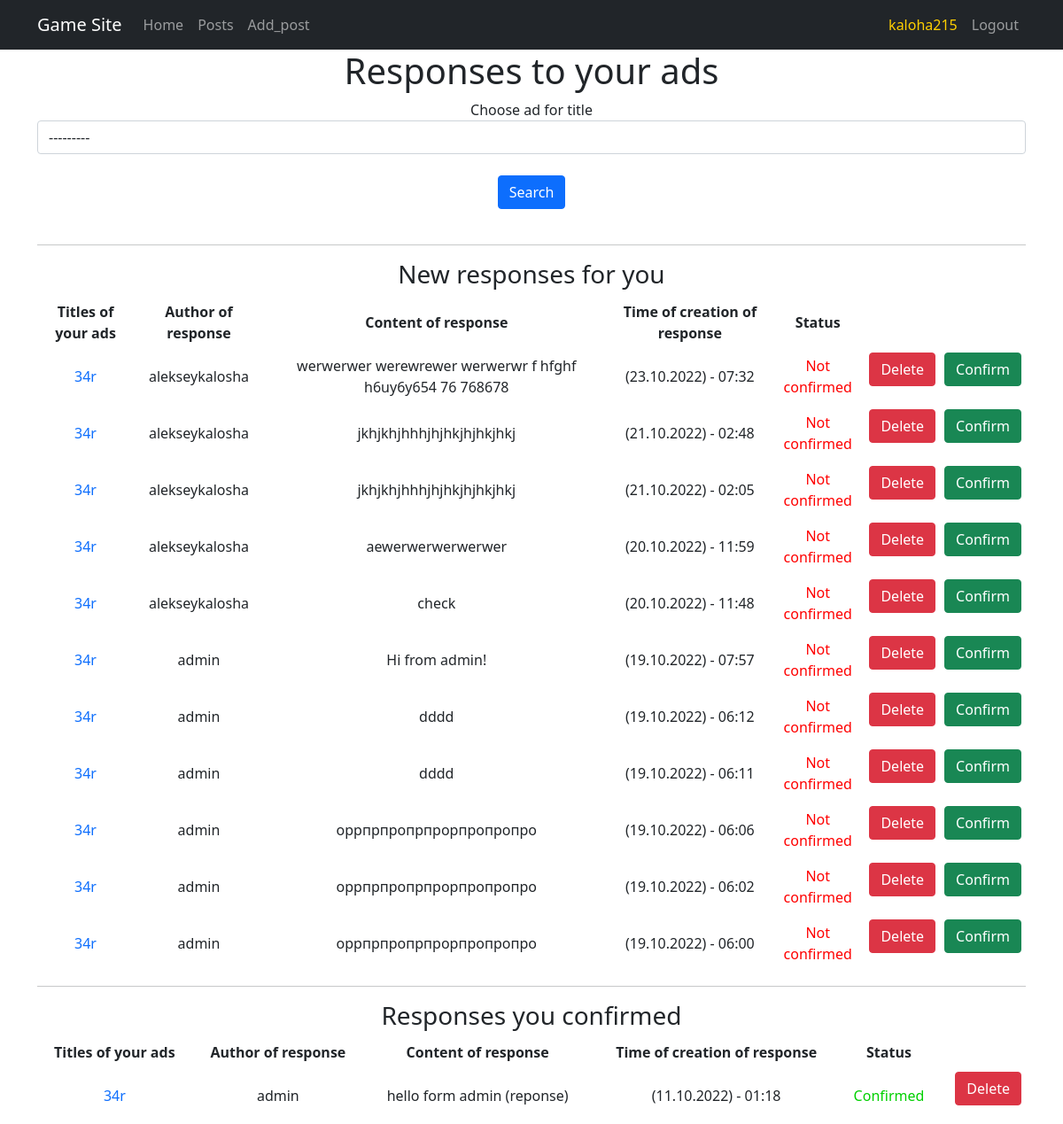
/responses/ (signed in), run on an earlier commit of the app's database.
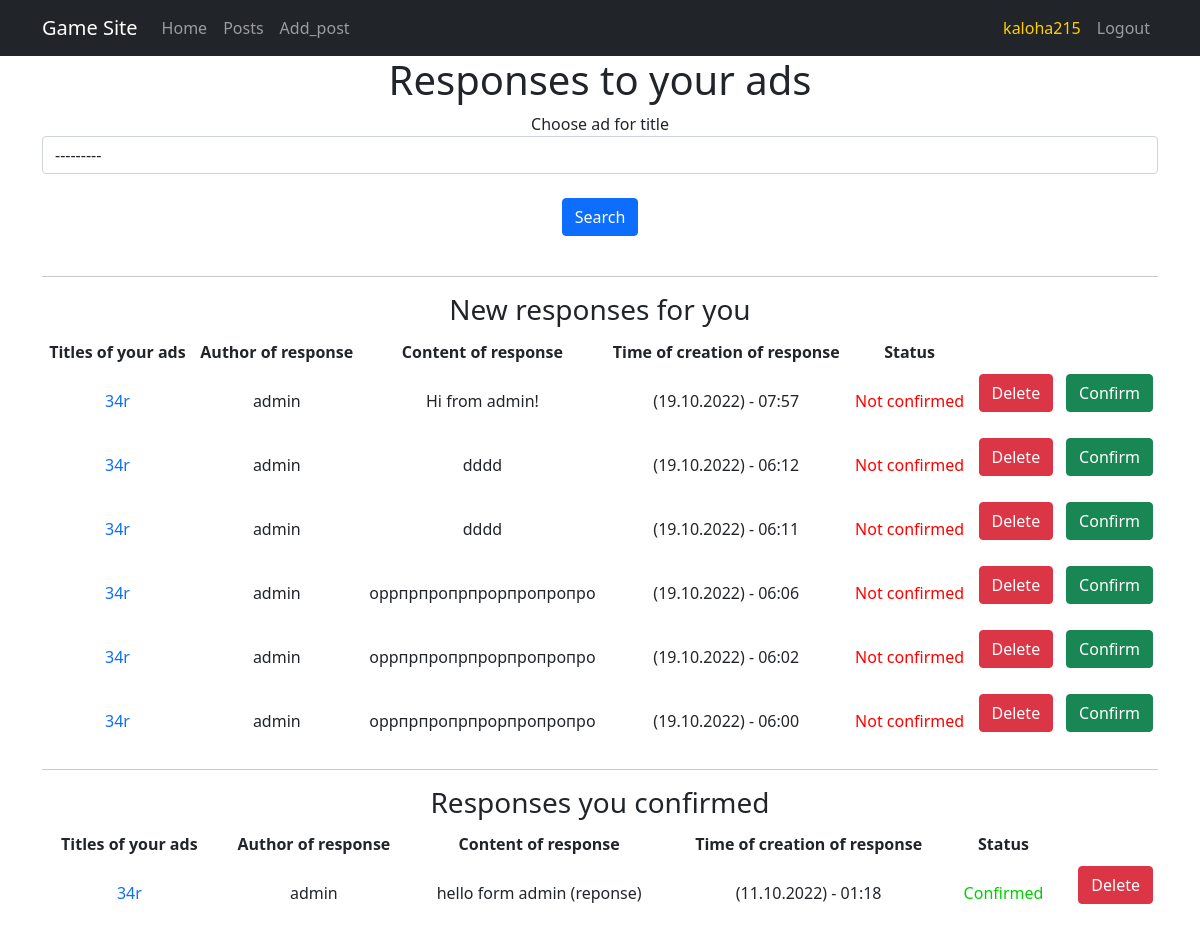
And on a later commit of the database.
### ads/models.py (models this page shows, shortened)
class Response(models.Model):
    author = models.ForeignKey(User, on_delete=models.CASCADE, default=None, blank=True)
    text = models.TextField()
    time_of_creation = models.DateTimeField(auto_now_add=True)
    post = models.ForeignKey(
        Post,
        on_delete=models.CASCADE,
        default=None,
        blank=True,
        related_name='response'
    )
    confirmed = models.BooleanField(default=False)

class Post(models.Model):
    TYPE = (
        ('tank', 'Tanks'),
        ('heal', 'Heals'),
        ('dd', 'DD'),
        ('buyers', 'Merchants'),
        ('gildmaster', 'Gildmasters'),
        ('quest', 'Quest'),
        ('smith', 'Blacksmiths'),
        ('tanner', 'Tanners'),
        ('potion', 'Potions'),
        ('spellmaster', 'Spell masters'),
    )
    author = models.ForeignKey(User, on_delete=models.CASCADE, default=None, blank=True)
    title = models.CharField(max_length=64, unique=True)
    category = models.CharField(max_length=16, choices=TYPE, default='tank')
    content = RichTextUploadingField(blank=True, null=True)
    def __str__(self):
        return f'Title:{self.title}'

### ads/views.py (the view)
# urls.py: path('responses/', ResponsesView.as_view(), name='responses'),
class ResponsesView(FilterView):
    model = Response
    filterset_class = ResponseFilter
    template_name = 'ads/responses.html'
    context_object_name = 'responses'
    ordering = ['-time_of_creation']
    def get_context_data(self, *, object_list=None, **kwargs):
        context = super().get_context_data(**kwargs)
        user = self.request.user
        context['user'] = user
        responses_to_current_users_posts = Response.objects.filter(post__author=user)
        context['responses_to_current_users_posts'] = responses_to_current_users_posts
        confirmed_responses = []
        not_confirmed_responses = []
        for response in responses_to_current_users_posts:
            if response.confirmed:
                confirmed_responses.append(response)
            else:
                not_confirmed_responses.append(response)
        context['confirmed_responses'] = confirmed_responses
        context['not_confirmed_responses'] = not_confirmed_responses
        return context

### ads/filters.py (called while the page is built)
def get_post_queryset(request):
    queryset = Post.objects.filter(author=request.user)
    return queryset

### templates/ads/responses.html (shortened to what this page needs)
{% extends 'index.html' %}
{% load crispy_forms_tags %}
{% block content %}
<h1> Responses to your ads </h1>
<form method="GET">
    {{ filter.form|crispy }}
    <br>
    <button type="button" class="btn btn-primary">Search</button>
</form>
<br>
{% if responses_to_current_users_posts %}
{% if not_confirmed_responses %}
<hr>
<h3 align="center">New responses for you</h3>
<table align="center">
    <thead>
    <th>
        <b>
            Titles of your ads
        </b>
    </th>
    <th>
        <b> Author of response </b>
    </th>
    <th>
        <b> Content of response </b>
    </th>
    <th>
        <b> Time of creation of response  </b>
    </th>
    <th>
        <b> Status  </b>
    </th>
    </thead>
    {% for response in filter.qs %}
    {% if response.post.author == user and not response.confirmed %}
    <tr>
        <td>
            <a href="{% url 'post_detail' response.post.id %}">{{ response.post.title }}</a>
        </td>
        <td>
            {{ response.author }}
        </td>
        <td>
            {{ response.text }}
        </td>
        <td>
            {{ response.time_of_creation|date:'(d.m.Y) - H:i' }}
        </td>
        <td>
            <font color="ff0000"> Not confirmed </font>
        </td>
        <td>
            <p align="right">
                <button type="button" class="btn btn-danger">
                    <a href="{% url 'response_delete' response.id %}"style="color:#ffffff">Delete</a>
                </button>
                <br>
            </p>
        </td>
        <td>
            <p align="right">
                <button type="button" class="btn btn-success">
                    <a href="accept_response/?pk={{ response.id }}">
                        <font color="white">Confirm</font>
                    </a>
                </button>
            </p>
        </td>
    </tr>
    {% endif %}
    {% endfor %}
</table>
{% endif %}
{% if confirmed_responses %}
<hr>
<h3 align="center">Responses you confirmed</h3>
<table align="center">
    <thead>
    <th>
        <b>
            Titles of your ads
        </b>
    </th>
    <th>
        <b> Author of response </b>
    </th>
    <th>
        <b> Content of response </b>
    </th>
    <th>
        <b> Time of creation of response  </b>
    </th>
    <td>
        <b> Status </b>
    </td>
    </thead>
    {% for response in filter.qs %}
    {% if response.post.author == user and response.confirmed %}
    <tr>
        <td>
            <a href="{% url 'post_detail' response.post.id %}">{{ response.post.title }}</a>
        </td>
        <td>
            {{ response.author }}
        </td>
        <td>
            {{ response.text }}
        </td>
        <td>
            {{ response.time_of_creation|date:'(d.m.Y) - H:i' }}
        </td>
        <td>
            <font color="00d000"> Confirmed </font>
        </td>
        <td>
            <p align="right">
                <button type="button" class="btn btn-danger">
                    <a href="{% url 'response_delete' response.id %}"style="color:#ffffff">Delete</a>
                </button>
                <br>
            </p>
        </td>
    </tr>
    {% endif %}
    {% endfor %}
</table>
{% endif %}
{% else %}
<h2>На данный момент нет откликов на ваши объявления</h2>
{% endif %}
{% endblock content %}

### templates/index.html (shortened to what this page needs)
<!DOCTYPE html>
<html lang="en">
<head>
    {% load static %}
    <link href="{% static 'css/styles.css'%}" rel="stylesheet"/>
</head>
<body>
<nav class="navbar navbar-expand-lg navbar-dark bg-dark static-top">
    <div class="container">
        <a class="navbar-brand" href="#">Game Site</a>
        <div class="collapse navbar-collapse" id="navbarResponsive">
            <ul class="navbar-nav mr-auto">
                <li class="nav-item">
                    <a class="nav-link" href="/">Home</a>
                </li>
                <li class="nav-item">
                    <a class="nav-link" href="/posts/">Posts</a>
                </li>
                <li class="nav-item">
                    <a class="nav-link" href="/add_post/">Add_post</a>
                </li>
            </ul>
        </div>
        <div class="col-4 d-flex justify-content-end align-items-center">
            <ul class="nav navbar-nav navbar-right">
                {% if request.user.username %}
                <li class="nav-item">
                    <a class="nav-link" href="/profile/">
                    <font color="ffcf00">{{ request.user.username }}</font>
                    </a>
                </li>
                <li class="nav-item">
                    <a class="nav-link" href="/accounts/logout/">Logout</a>
                </li>
                {% endif %}
            </ul>
        </div>
    </div>
</nav>
<div class="container">
    <div class="row">
        <div class="col-lg-12 text-center">
            {% block content %}{% endblock content %}
        </div>
    </div>
</div>
</body>
</html>

### templates/ads/responses.html (style rules this page uses)
a { text-decoration: none; }
table { width: 100%; background: white; border: 1px; }
td, th { padding: 5px; border: 1px; }

What changed in the data, as far as the page shows it:
removed Response: post "34r", author "alekseykalosha", text "werwerwer werewrewer werwerwr f hfghf h6uy6y654 76 768678", time_of_creation "(23.10.2022) - 07:32", shown under "New responses for you"
removed Response: post "34r", author "alekseykalosha", text "jkhjkhjhhhjhjhkjhjhkjhkj", time_of_creation "(21.10.2022) - 02:48", shown under "New responses for you"
removed Response: post "34r", author "alekseykalosha", text "jkhjkhjhhhjhjhkjhjhkjhkj", time_of_creation "(21.10.2022) - 02:05", shown under "New responses for you"
removed Response: post "34r", author "alekseykalosha", text "aewerwerwerwerwer", time_of_creation "(20.10.2022) - 11:59", shown under "New responses for you"
removed Response: post "34r", author "alekseykalosha", text "check", time_of_creation "(20.10.2022) - 11:48", shown under "New responses for you"
